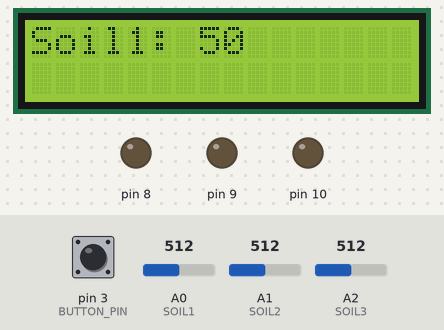
A sketch run on a simulated Arduino Uno, built with avr-gcc and run on an emulated ATmega328P. On the bench: 16×2 character LCD, output pins drawn as LEDs (lit = HIGH). Inputs (shaded band) come from the test bench; at power-on: A0 (SOIL1) = 512, A1 (SOIL2) = 512, pin 3 (BUTTON_PIN) LOW, A2 (SOIL3) = 512.

Above: at 1.2 s.
1.3 s: A0 (SOIL1) set to 493
At 1.6 s:
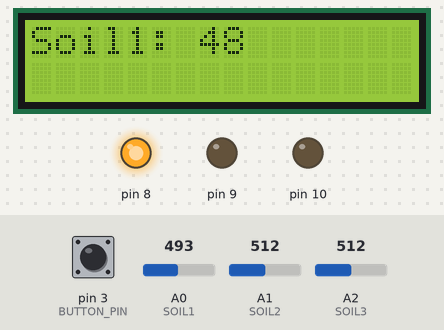
4.3 s: A1 (SOIL2) set to 501
At 5.4 s:
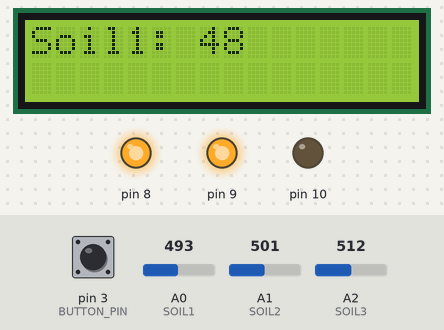
7.3 s: pin 3 (BUTTON_PIN) pulled HIGH for 0.15 s
At 8.8 s:
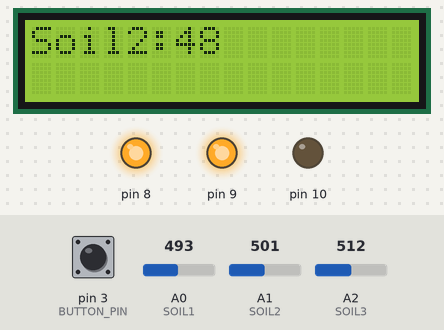
10.4 s: A2 (SOIL3) set to 502
At 11.6 s:
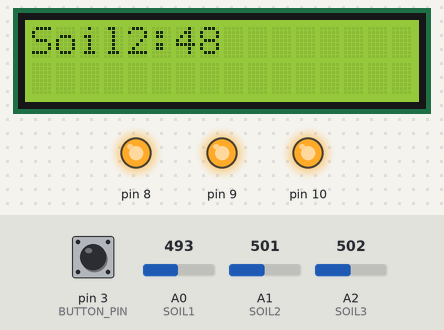
11.9 s: A1 (SOIL2) set to 1023
At 13.2 s:
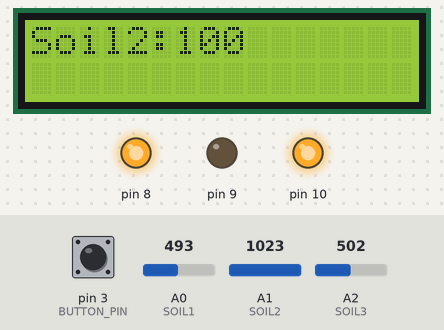
14.9 s: A1 (SOIL2) set to 716
At 16.1 s:
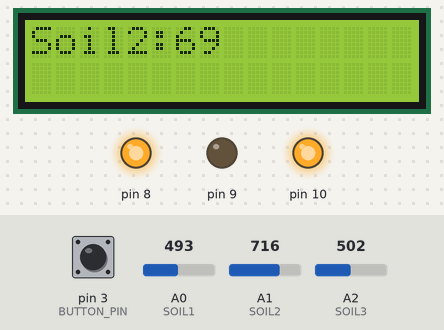
Timing chart, 0 to 17.9 s (numbered marks = the images above; inputs shaded):
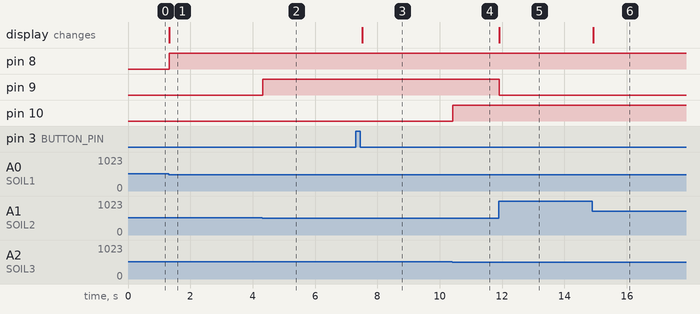

Measured:
- the behaviour switches between 512 and 511 on A0 (SOIL1) (found by bisection; images 0 and 1)
- the behaviour switches between 512 and 511 on A1 (SOIL2) (found by bisection; images 1 and 2)
- the behaviour switches between 512 and 511 on A2 (SOIL3) (found by bisection; images 3 and 4)
- after the input at 1.3 s, pin 8: LOW → HIGH at once; the display: changes at once (image 1)
- after the input at 4.3 s, pin 9: LOW → HIGH at once
- after the input at 7.3 s, the display: changes after 0.22 s (image 3)
- after the input at 10.4 s, pin 10: LOW → HIGH at once
- after the input at 11.9 s, pin 9: HIGH → LOW at once; the display: changes at once (image 5)
- after the input at 14.9 s, the display: changes at once (image 6)

The sketch:

Soil.ino
```cpp
#include <Arduino.h>
#include <Wire.h>
#include <LiquidCrystal_I2C.h>
#include <DHT.h>

// Pin definitions
#define SOIL1 A0
#define SOIL2 A1
#define SOIL3 A2
#define DHT_PIN 2
#define BUTTON_PIN 3

// DHT sensor type
#define DHT_TYPE DHT22

// Initialize LCD and DHT
LiquidCrystal_I2C lcd(0x27, 16, 2); // Adjust address if needed
DHT dht(DHT_PIN, DHT_TYPE);

// Variables
int buttonState = 0;
int lastButtonState = 0;
int displayMode = 0;
int Soil1, Soil2, Soil3;

void setup() {
  // Initialize LCD
  lcd.init();
  lcd.backlight();

  // Initialize DHT sensor
  dht.begin();

  // Set pin modes
  pinMode(BUTTON_PIN, INPUT);

  // Display initial message
  lcd.setCursor(0, 0);
  lcd.print("Press button to");
  lcd.setCursor(0, 1);
  lcd.print("start!");

  for(int Pin=8;Pin<=10;Pin++) {
    pinMode(Pin, OUTPUT);
  }
}

void loop() {
  // Read button state
  buttonState = digitalRead(BUTTON_PIN);

  // Read soil values
  Soil1 = analogRead(SOIL1);
  Soil2 = analogRead(SOIL2);
  Soil3 = analogRead(SOIL3);

  Soil1 = map(Soil1, 0, 1023, 0, 100);
  Soil2 = map(Soil2, 0, 1023, 0, 100);
  Soil3 = map(Soil3, 0, 1023, 0, 100);

  // Detect button press (simple debounce logic)
  if (buttonState == HIGH && lastButtonState == LOW) {
    displayMode = (displayMode + 1) % 4; // Cycle through modes
    delay(200); // Debounce delay
  }
  lastButtonState = buttonState;

  // Clear LCD
  lcd.clear();

  // Display based on mode
  switch (displayMode) {
    case 0:
      lcd.setCursor(0, 0);
      lcd.print("Soil1: ");
      lcd.print(Soil1);
      break;

    case 1:
      lcd.setCursor(0, 0);
      lcd.print("Soil2:");
      lcd.print(Soil2);
      break;

    case 2:
      lcd.setCursor(0, 0);
      lcd.print("Soil3:");
      lcd.print(Soil3);
      break;

    case 3:
      float temperature = dht.readTemperature();
      float humidity = dht.readHumidity();
      lcd.setCursor(0, 0);
      lcd.print("Temp:");
      lcd.print(temperature);
      lcd.print("C");
      lcd.setCursor(0, 1);
      lcd.print("Hum:");
      lcd.print(humidity);
      lcd.print("%");
      break;
  }


  if(Soil1 < 50) {
    digitalWrite(8, HIGH);
  } else if(Soil1 > 80) {
    digitalWrite(8, LOW);
  }

  if(Soil2 < 50) {
    digitalWrite(9, HIGH);
  } else if(Soil2 > 80) {
    digitalWrite(9, LOW);
  }

  if(Soil3 < 50) {
    digitalWrite(10, HIGH);
  } else if(Soil3 > 80) {
    digitalWrite(10, LOW);
  }
  // delay(100);
}
```
